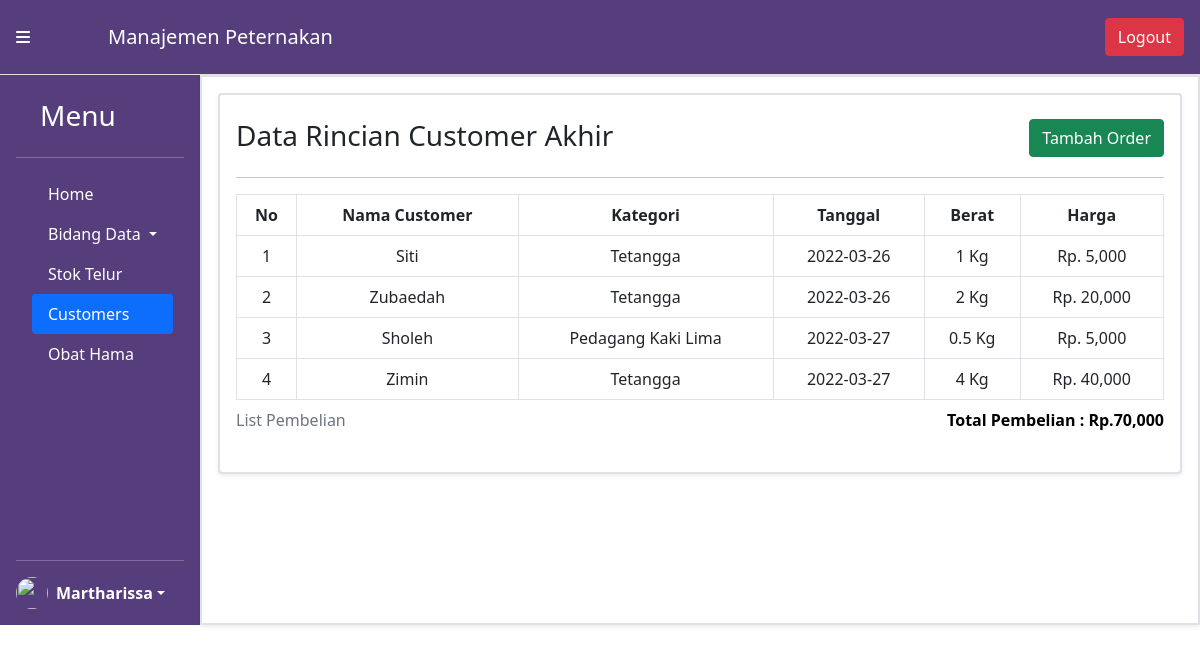
The page /View/content/customers/customers.php on the database its author committed.
### tables this page shows
CREATE TABLE `order_telur` (
  `id_order_telur` int(11) NOT NULL,
  `nama` varchar(30) NOT NULL,
  `kategori` varchar(30) NOT NULL,
  `tanggal` date NOT NULL,
  `berat` float NOT NULL,
  `harga` int(11) NOT NULL
);

### View/content/customers/customers.php (the view, shortened to what this page needs)
<?php
    include_once("../../../Model/database/Config.php");
?>
<!DOCTYPE html>
<head>
    <?php include_once("../../navbar/header.php")?>
</head>
<body>
    <?php include_once("../../navbar/navbar.php") ?>
    <div class="container-fluid p-3 border shadow-sm border-2">
        <div class="container-fluid p-3 border border-2 shadow-sm mb-3 card">
            <?php
            if (isset($_GET['get'])){
                $get = $_GET['get'];
                if($get == 'add'){
                    ?>
                    <h5 class="text-dark mt-2 mb-1">Form Penambahan Order</h5>
                    <hr>
                    <form action="../../../Model/content/order/add_order.php" method="post">
                        <div class="form-group my-3">
                            <label for="nama_customer" class="form-label mb-2">Nama Customer</label>
                            <input type="text" class="form-control" id="nama_customer" name="nama" placeholder="Nama Customer" required>
                        </div>
                        <div class="form-group my-3">
                            <label for="tanggal" class="form-label mb-2">Tanggal</label>
                            <input type="date" class="form-control" id="tanggal" name="tanggal" placeholder="Tanggal" required>
                        </div>
                        <div class="form-group my-3">
                            <label for="kategori" class="form-label mb-2">Kategori</label>
                            <input type="text" class="form-control" id="kategori" name="kategori" placeholder="Kategori" required>
                        </div>
                        <div class="form-group my-3">
                            <label for="berat" class="form-label mb-2">Berat</label>
                            <input type="number" class="form-control" id="berat" name="berat" placeholder="Berat" step="0.1" required>
                        </div>
                        <div class="form-group my-3">
                            <label for="harga" class="form-label mb-2">Harga</label>
                            <input type="number" class="form-control" id="harga" name="harga" placeholder="Harga" required>
                        </div>
                        <button type="submit" name="submit" class="btn btn-primary">Submit</button>
                    </form>
                <?php
                }
            }
            else{
                ?>
                <h3 class="mt-2 mb-1">Data Rincian Customer Akhir<span>
                    <a href="customers.php?get=add"><button class="btn btn-success float-end">Tambah Order</button>
                </span></a></h3>
                <hr>
                <div class="row">
                    <div class="col-md-12">
                        <table class="table table-bordered table-hover text-center" id="dataTables-example">
                            <thead>
                                <tr>
                                    <th>No</th>
                                    <th>Nama Customer</th>
                                    <th>Kategori</th>
                                    <th>Tanggal</th>
                                    <th>Berat</th>
                                    <th>Harga</th>
                                </tr>
                            </thead>
                            <tbody>
                                <?php
                                $no = 1;
                                $total = 0;
                                $query = mysqli_query($mysqli, "SELECT * FROM order_telur ORDER BY tanggal ASC");
                                while($data = mysqli_fetch_array($query)){
                                ?>
                                <tr>
                                    <td><?php echo $no++; ?></td>
                                    <td><?php echo $data['nama']; ?></td>
                                    <td><?php echo $data['kategori'];?></td>
                                    <td><?php echo $data['tanggal']; ?></td>
                                    <td><?php echo $data['berat']; ?> Kg</td>
                                    <td>Rp. <?php echo number_format($data['harga']); ?></td>
                                </tr>
                                <?php
                                    $total = $total + $data['harga'];
                                }
                                ?>
                            </tbody>
                            <caption>List Pembelian <span class="float-end fw-bold" style="color: black;">Total Pembelian : Rp.<?php echo number_format($total) ?></span></caption>
                        </table>
                </div>
            <?php
            }
            ?>
        </div>
    </div>

### rows shown on the page
order_telur: nama "Siti", kategori "Tetangga", tanggal "2022-03-26", berat "1", harga "5,000"
order_telur: nama "Zubaedah", kategori "Tetangga", tanggal "2022-03-26", berat "2", harga "20,000"
order_telur: nama "Sholeh", kategori "Pedagang Kaki Lima", tanggal "2022-03-27", berat "0.5", harga "5,000"
order_telur: nama "Zimin", kategori "Tetangga", tanggal "2022-03-27", berat "4", harga "40,000"

### other values the page prints
$total "70,000"
